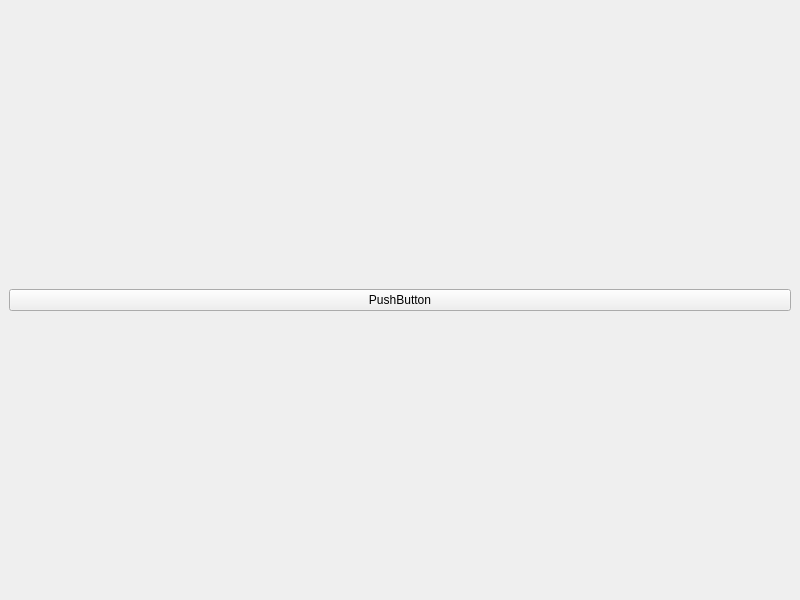
<?xml version="1.0" encoding="UTF-8"?>
<ui version="4.0">
 <class>MainWindow</class>
 <widget class="QMainWindow" name="MainWindow">
  <property name="geometry">
   <rect>
    <x>0</x>
    <y>0</y>
    <width>800</width>
    <height>600</height>
   </rect>
  </property>
  <property name="windowTitle">
   <string>MainWindow</string>
  </property>
  <property name="styleSheet">
   <string notr="true">QMainWindow {
	border-image: url(:/images/assets/background.png) 0 0 0 0 stretch stretch;
}


</string>
  </property>
  <widget class="QWidget" name="centralwidget">
   <layout class="QGridLayout" name="gridLayout">
    <item row="0" column="0">
     <widget class="QPushButton" name="pushButton">
      <property name="styleSheet">
       <string notr="true">background-image:transparent</string>
      </property>
      <property name="text">
       <string>PushButton</string>
      </property>
     </widget>
    </item>
   </layout>
  </widget>
 </widget>
 <resources>
  <include location="../assets.qrc"/>
 </resources>
 <connections/>
</ui>
